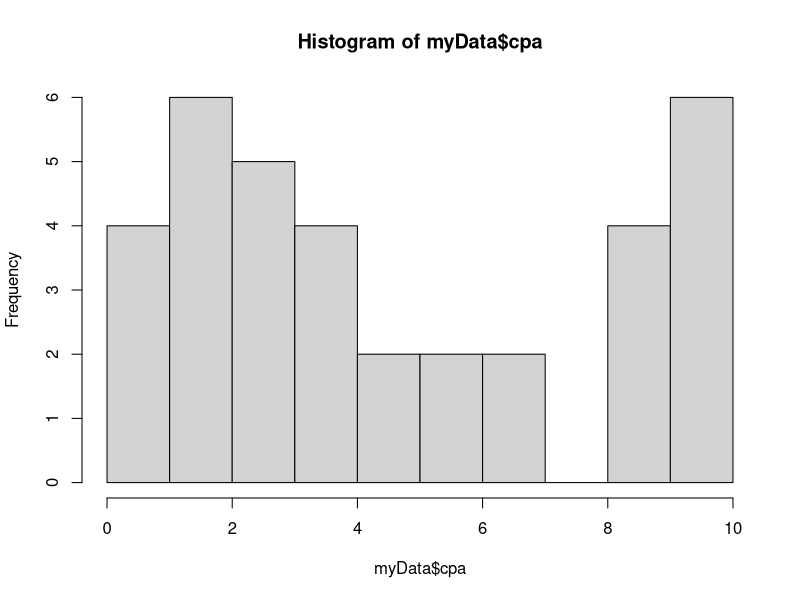
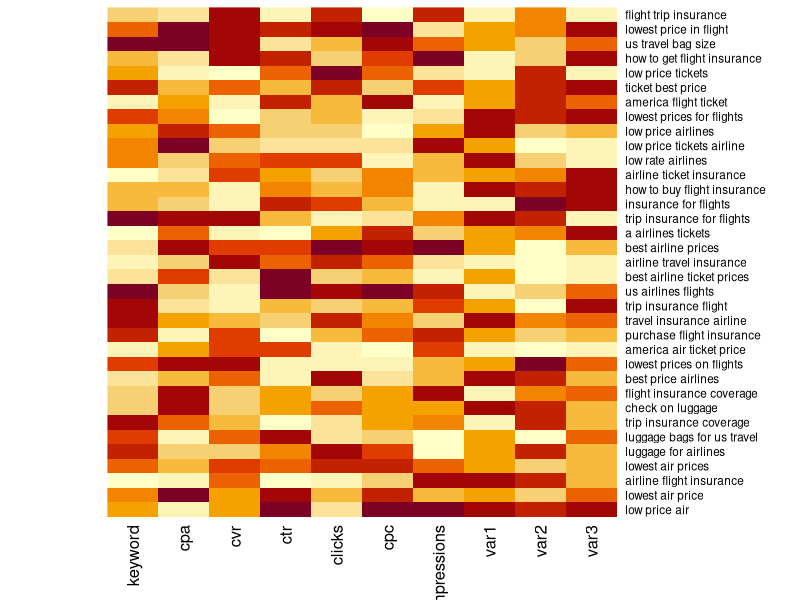

Reproduce these figures in R, in order.
# Import CSV data
myData <- read.csv("Data/02_02/exploratory-r.csv")

# Get a quick snapshot of the data
head(myData)

# Histogram of the data
hist(myData$cpa)

# Shift the names of each row
# myData now has actual names, making it easier to read
row.names(myData) <- myData$keyword

# Transform data into a matrix to prepare for heatmap generation
myDataMatrix <- data.matrix(myData)

# Generate a data heatmap
# Quick glance at performance of each column
# For example: ctr is "clicks" per "best price airlines" are high, making them more popular with visitors
heatmap(myDataMatrix, Rowv=NA, Colv=NA, scale="column")
